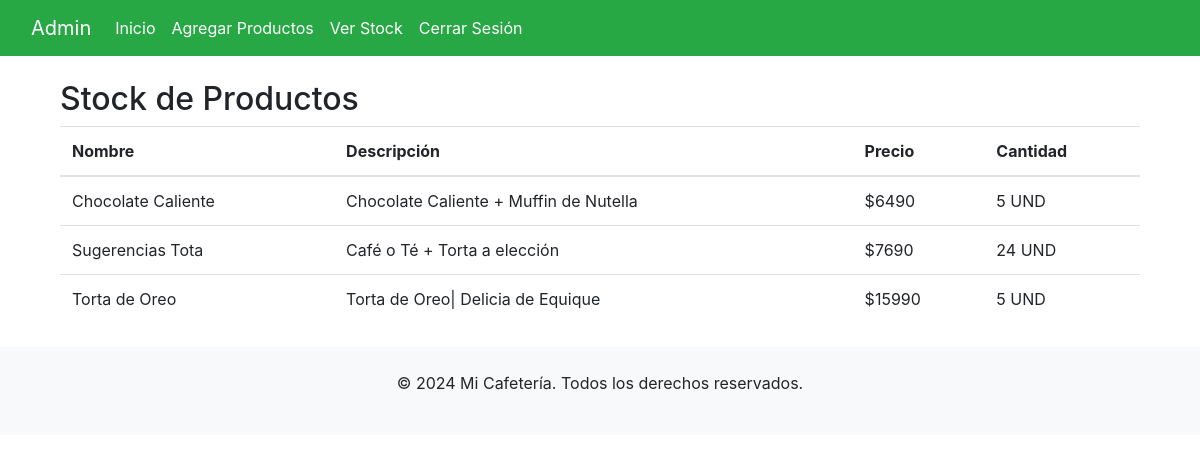
Page /ver_stock/ (signed in) on the committed database.
### inventario/models.py (models this page shows, shortened)
class Producto(models.Model):
    nombre = models.CharField(max_length=100)
    descripcion = models.TextField()
    foto = models.ImageField(upload_to='productos/')
    precio = models.DecimalField(max_digits=10, decimal_places=0)
    cantidad = models.DecimalField(max_digits=10, decimal_places=0)
    categoria = models.ForeignKey(Categoria, on_delete=models.CASCADE)

### inventario/views.py (the view)
# urls.py: path('ver_stock/', views.ver_stock, name='ver_stock'),
@login_required
def ver_stock(request):
    productos = Producto.objects.all()
    return render(request, 'ver_stock.html', {'productos': productos})

### inventario/templates/ver_stock.html (shortened to what this page needs)
{% extends 'base_admin.html' %}
{% block content %}
<div class="container">
    <h2>Stock de Productos</h2>
    <table class="table">
        <thead>
            <tr>
                <th>Nombre</th>
                <th>Descripción</th>
                <th>Precio</th>
                <th>Cantidad</th>
            </tr>
        </thead>
        <tbody>
            {% for producto in productos %}
            <tr>
                <td>{{ producto.nombre }}</td>
                <td>{{ producto.descripcion }}</td>
                <td>${{ producto.precio }}</td>
                <td>{{ producto.cantidad }} UND</td>
            </tr>
            {% endfor %}
        </tbody>
    </table>
</div>
{% endblock %}

### rows in the picture
Producto: nombre "Chocolate Caliente", descripcion "Chocolate Caliente + Muffin de Nutella", precio "6490", cantidad "5"
Producto: nombre "Sugerencias Tota", descripcion "Café o Té + Torta a elección", precio "7690", cantidad "24"
Producto: nombre "Torta de Oreo", descripcion "Torta de Oreo| Delicia de Equique", precio "15990", cantidad "5"
